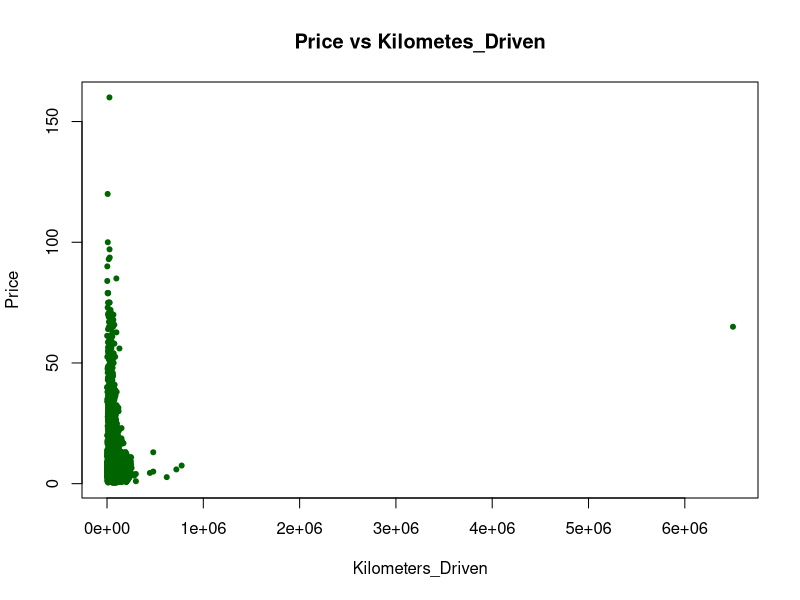
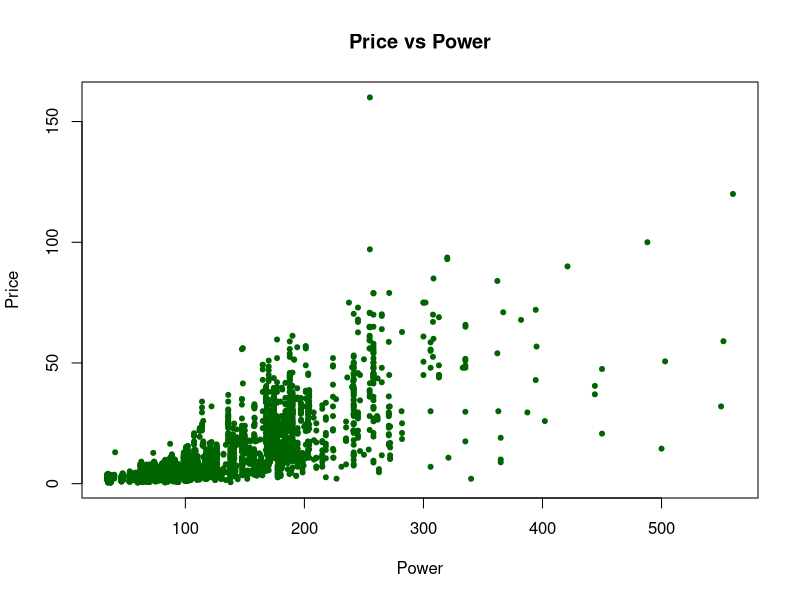
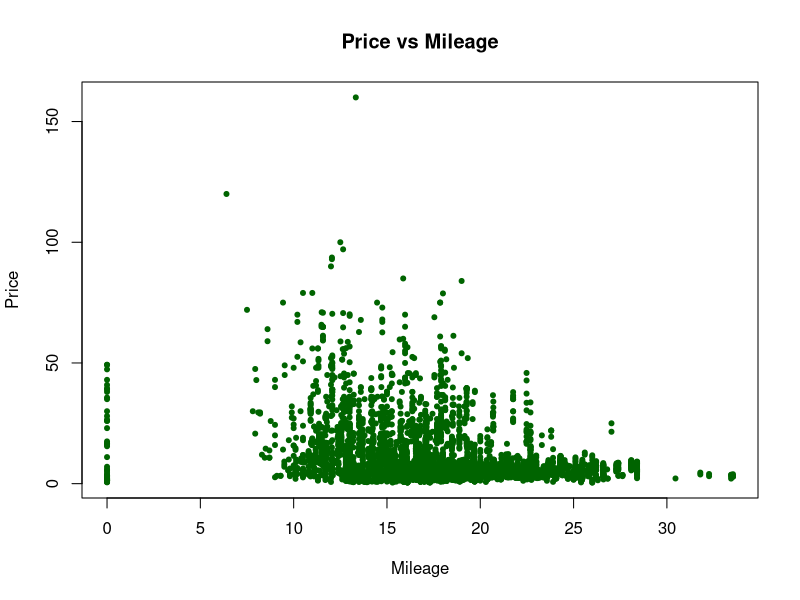
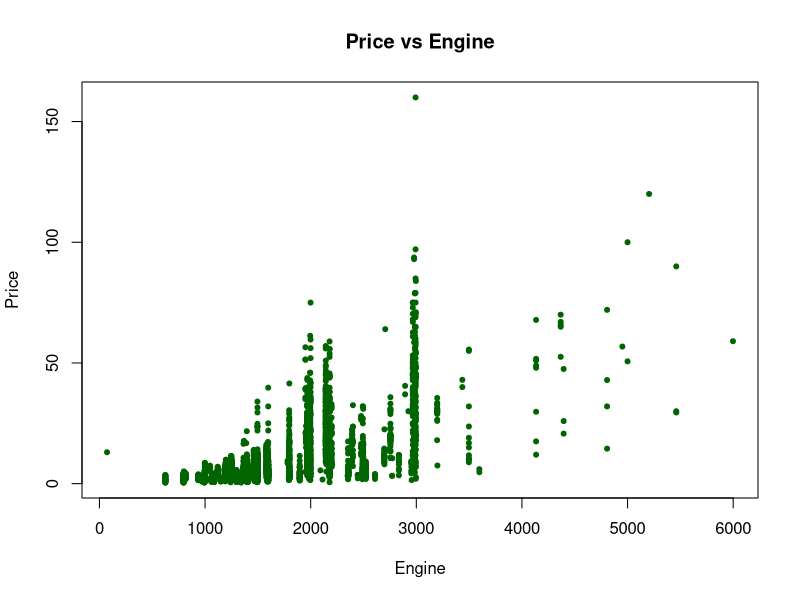
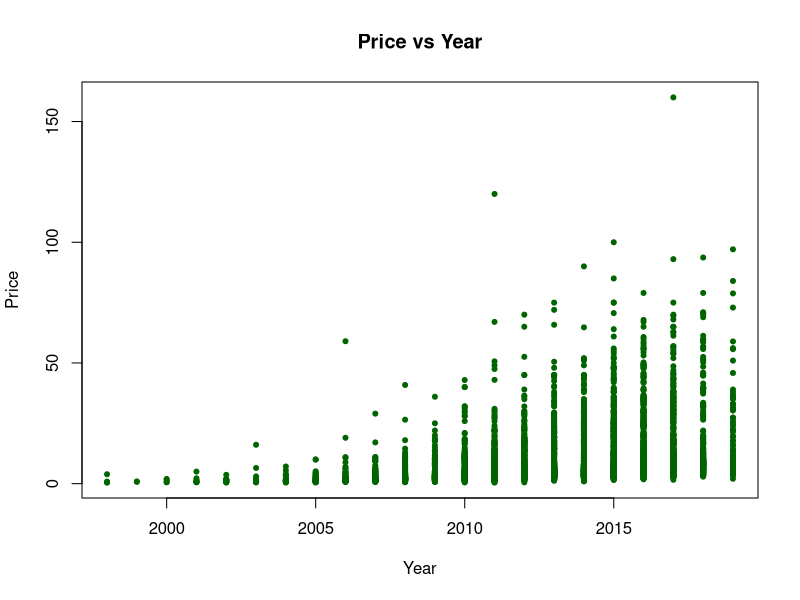

These charts were generated, in order, by the following R code:
## ---- chunk 1
options(scipen = 1, digits = 4, width = 80, fig.align = "center")
## ---- chunk 2
original = read.csv("used_car.csv")
summary(original)
## ---- chunk 3
plot(Price ~ Kilometers_Driven, data = original, pch = 20, col = "darkgreen",main = "Price vs Kilometes_Driven", cex = 1)
plot(Price ~ Power, data = original, pch = 20, col = "darkgreen", main = "Price vs Power", cex = 1)
plot(Price ~ Mileage, data = original, pch = 20, col = "darkgreen", main = "Price vs Mileage", cex = 1)
plot(Price ~ Engine, data = original, pch = 20, col = "darkgreen", main = "Price vs Engine", cex = 1)
plot(Price ~ Year, data = original, pch = 20, col = "darkgreen", main = "Price vs Year", cex = 1)
## ---- chunk 4
#Multiple linear regression, Dummy variables, Interaction, Residual diagnostics, Outlier diagnostics, Transformations, Polynomial regression, Model selection, etc.
